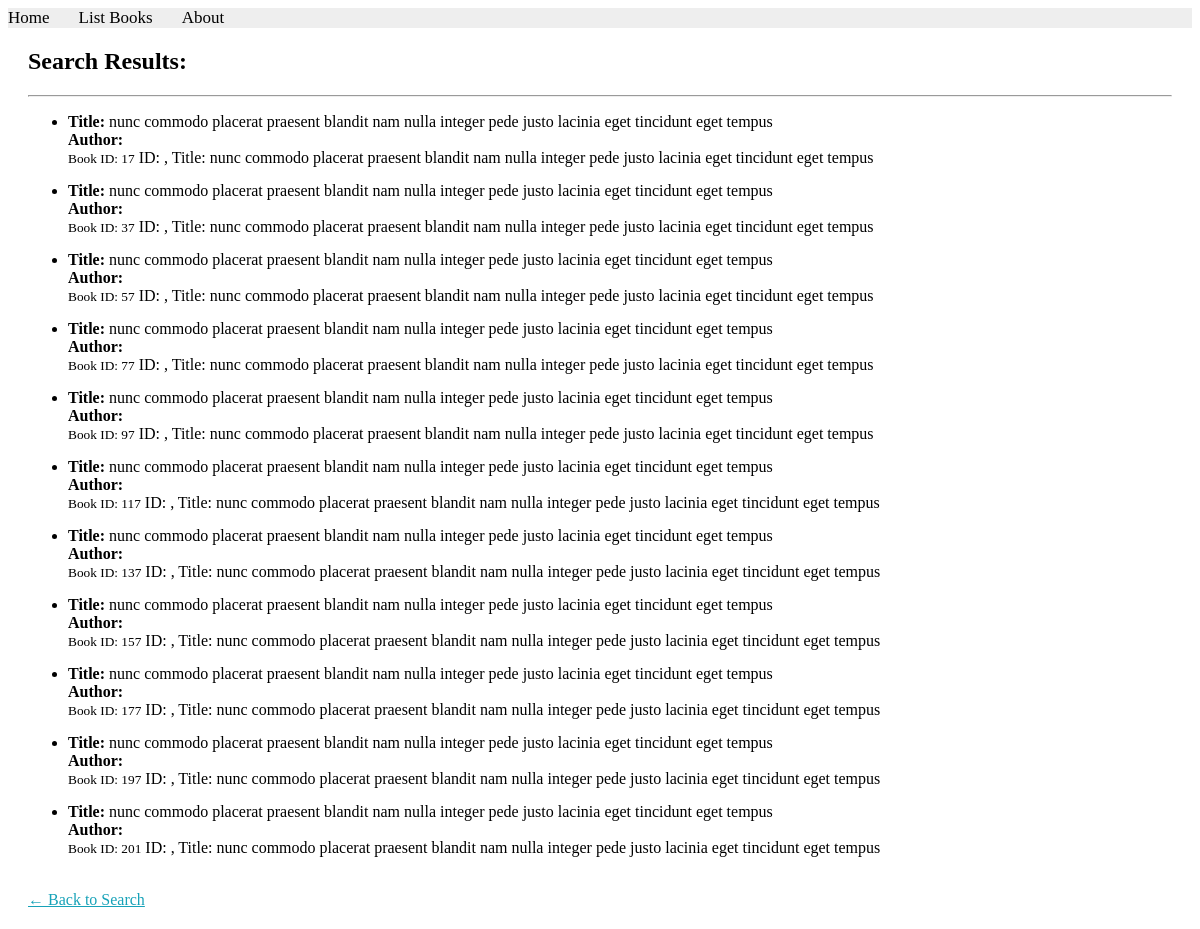
The page /books/simple/query on the database its author committed.
### apps/bookmodule/models.py (models this page shows)
class Book(models.Model):
    title = models.CharField(max_length=100)
    price = models.FloatField(default=0.0)
    quantity = models.IntegerField(default=1)
    pubdate = models.DateTimeField()
    rating = models.SmallIntegerField(default=1)
    publisher = models.ForeignKey(Publisher, null=True, on_delete=models.SET_NULL)
    authors = models.ManyToManyField(Author)

### apps/bookmodule/views.py (the view)
# urls.py: path('simple/query', views.simple_query),
def simple_query(request):
    mybooks=Book.objects.filter(title__icontains='and') # <- multiple objects
    return render(request, 'bookmodule/bookList.html', {'books':mybooks})

### apps/templates/bookmodule/bookList.html (shortened to what this page needs)
{% extends "layouts/base.html" %}
{% block content %}
<div style="margin: 20px;">
    <h2>Search Results:</h2>
    <hr>
    <ul>
        {% for item in books %}
            <li style="margin-bottom: 15px;">
                <strong>Title:</strong> {{ item.title }} <br>
                <strong>Author:</strong> {{ item.author }} <br>
                <small>Book ID: {{ item.id }}</small>
                ID: {{obj.id}}, Title: {{item.title}}
            </li>
        {% empty %}
            <li>No books found matching your search criteria.</li>
        {% endfor %}
    </ul>
    <br>
    <a href="/books/search" style="color: #17a2b8;">← Back to Search</a>
</div>
{% endblock content %}

### apps/templates/layouts/base.html (shortened to what this page needs)
<!DOCTYPE html>
<html>
{% load static %}
<head>
  <link rel="stylesheet" href="{% static 'styles.css' %}">
  <link rel="stylesheet" href="https://cdnjs.cloudflare.com/ajax/libs/font-awesome/4.7.0/css/font-awesome.min.css">
</head>
<body>
    {% include "includes/header.html" %}
    {% block content %} {% endblock content %}
</body>
</html>

### apps/templates/includes/header.html
{% with request.resolver_match.url_name as url_name %}
<div class="topnav">
    <a href="{% url 'books.index' %}">Home</a>
    <a href="{% url 'books.list_books' %}">List Books</a>
    <a href="{% url 'books.aboutus' %}">About</a>
</div>
{% endwith %}

### apps/static/styles.css (style rules this page uses)
.topnav { background-color: #eeeeee; width: 100%; }
.topnav a { color: #000000; text-align: center; margin-right: 25px; text-decoration: none; font-size: 17px; }

### rows shown on the page
Book: title "nunc commodo placerat praesent blandit nam nulla integer pede justo lacinia eget tincidunt eget tempus", id "17"
Book: title "nunc commodo placerat praesent blandit nam nulla integer pede justo lacinia eget tincidunt eget tempus", id "37"
Book: title "nunc commodo placerat praesent blandit nam nulla integer pede justo lacinia eget tincidunt eget tempus", id "57"
Book: title "nunc commodo placerat praesent blandit nam nulla integer pede justo lacinia eget tincidunt eget tempus", id "77"
Book: title "nunc commodo placerat praesent blandit nam nulla integer pede justo lacinia eget tincidunt eget tempus", id "97"
Book: title "nunc commodo placerat praesent blandit nam nulla integer pede justo lacinia eget tincidunt eget tempus", id "117"
Book: title "nunc commodo placerat praesent blandit nam nulla integer pede justo lacinia eget tincidunt eget tempus", id "137"
Book: title "nunc commodo placerat praesent blandit nam nulla integer pede justo lacinia eget tincidunt eget tempus", id "157"
Book: title "nunc commodo placerat praesent blandit nam nulla integer pede justo lacinia eget tincidunt eget tempus", id "177"
Book: title "nunc commodo placerat praesent blandit nam nulla integer pede justo lacinia eget tincidunt eget tempus", id "197"
Book: title "nunc commodo placerat praesent blandit nam nulla integer pede justo lacinia eget tincidunt eget tempus", id "201"
